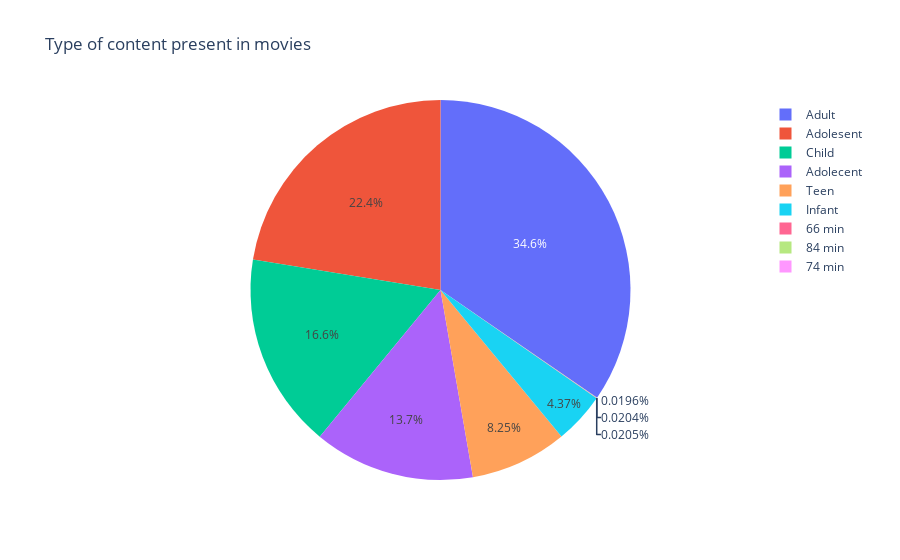

Notebook code for this chart:
### Code cell
px.pie(movie,names="rating_ages", values=movie.index, title="Type of content present in movies")

### Figure 1 — Plotly figure (JSON) as saved in the notebook; plotly's stock layout.template omitted (floating-point values rounded to 4 significant figures; data arrays with more than 128 entries replaced by an {"elided": "..."} marker saying what was removed)
{"data": [{"domain": {"x": [0, 1], "y": [0, 1]}, "hovertemplate": "rating_ages=%{label}<br>index=%{value}<extra></extra>", "labels": {"elided": "6131 str values"}, "legendgroup": "", "name": "", "showlegend": true, "type": "pie", "values": {"elided": "6131 int values"}}], "layout": {"legend": {"tracegroupgap": 0}, "title": {"text": "Type of content present in movies"}}}
